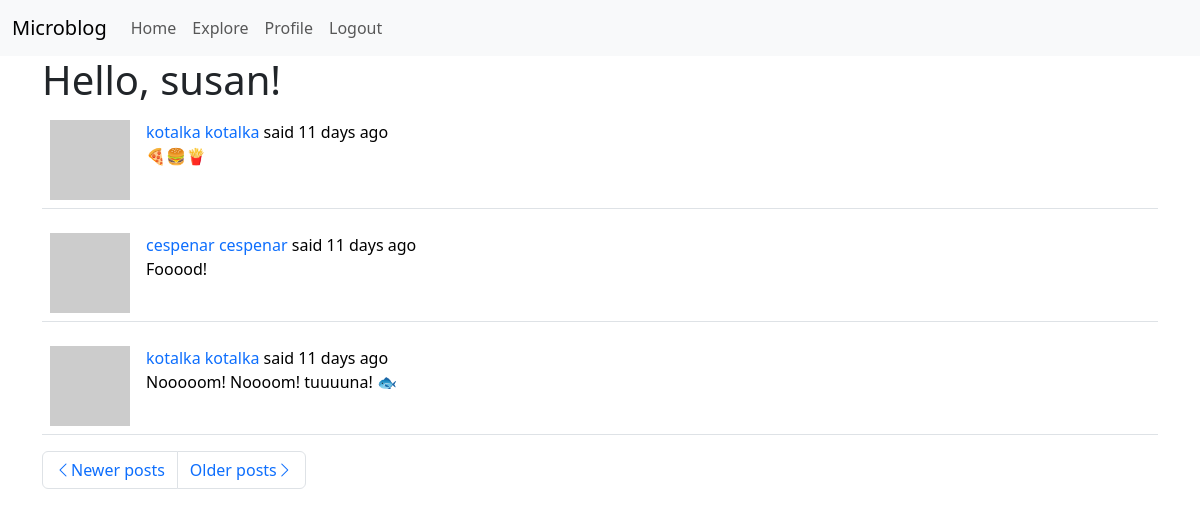
The app's page /explore?page=3 (signed in) with its own data.
### app/models.py (models this page shows, shortened)
class User(UserMixin, db.Model):
    id = db.Column(db.Integer, primary_key=True)
    username = db.Column(db.String(64), index=True, unique=True)
    email = db.Column(db.String(120), index=True, unique=True)
    password_hash = db.Column(db.String(128))
    posts = db.relationship('Post', backref='author', lazy='dynamic')
    about_me = db.Column(db.String(140))
    last_seen = db.Column(db.DateTime, default=datetime.utcnow)
    followed = db.relationship(
        'User',
        secondary=followers,
        primaryjoin=(followers.c.follower_id == id),
        secondaryjoin=(followers.c.followed_id == id),
        backref=db.backref('followers', lazy='dynamic'),
        lazy='dynamic'
    )
    def avatar(self, size):
        digest = md5(self.email.lower().encode('utf-8')).hexdigest()
        return f'https://www.gravatar.com/avatar/{digest}?d=identicon&s={size}'

class Post(db.Model):
    id = db.Column(db.Integer, primary_key=True)
    body = db.Column(db.String(140))
    timestamp = db.Column(db.DateTime, index=True, default=datetime.utcnow)
    user_id = db.Column(db.Integer, db.ForeignKey('user.id'))

### app/routes.py (the view)
@app.route('/explore')
@login_required
def explore():
    page = request.args.get('page', 1, type=int)
    posts = Post.query.order_by(Post.timestamp.desc()).paginate(
        page, app.config['POSTS_PER_PAGE'], False)
    next_url = url_for('explore',
                       page=posts.next_num) if posts.has_next else None
    prev_url = url_for('explore',
                       page=posts.prev_num) if posts.has_prev else None
    return render_template('index.html', title=_('Explore'), posts=posts.items,
                           next_url=next_url, prev_url=prev_url)

### app/models.py (called while the page is built)
@login.user_loader
def load_user(id):
    return User.query.get(int(id))

### app/routes.py (called while the page is built)
@app.before_request
def before_request():
    if current_user.is_authenticated:
        current_user.last_seen = datetime.utcnow()
        db.session.commit()
        g.locale = str(get_locale())

### app/templates/index.html (shortened to what this page needs)
{% extends "base.html" %}
{% from 'bootstrap/form.html' import render_form %}
{% block app_content %}
    <h1>{{ _('Hello, %(username)s!', username=current_user.username) }}</h1>
    {% for post in posts %}
        {% include '_post.html' %}
    {% endfor %}
    <nav aria-label="...">
        <ul class="pagination">
            <li class="page-item{% if not prev_url %} disabled{% endif %}">
                <a class="page-link" href="{{ prev_url or '#' }}"
                   aria-label="Previous">
                    <span class="bi-chevron-left"
                          aria-hidden="true"></span>{{ _('Newer posts') }}
                </a>
            </li>
            <li class="page-item{% if not next_url %} disabled{% endif %}">
                <a class="page-link" href="{{ next_url or '#' }}"
                   aria-label="Next">
                    {{ _('Older posts') }}<span class="bi-chevron-right"
                                                aria-hidden="true"></span>
                </a>
            </li>
        </ul>
    </nav>
{% endblock %}

### app/templates/_post.html (shortened to what this page needs)
<table class="table table-hover">
    <tr>
        <td style="width: 70px">
            <a href="{{ url_for('user', username=post.author.username) }}">
                <img src="{{ post.author.avatar(70) }}" alt="User avatar">
            </a>
        </td>
        <td>
            <a href="{{ url_for('user', username=post.author.username) }}">
                {{ post.author.username }}
            </a>
            {{ _('%(username)s said %(when)s',
                username=user_link, when=moment(post.timestamp).fromNow()) }}
            <br>
            {{ post.body }}
        </td>
    </tr>
</table>

### app/templates/base.html (style rules this page uses)
a { text-decoration: none; }

### records on screen
Post: author.username "kotalka", body "🍕🍔🍟"
Post: author.username "cespenar", body "Fooood!"
Post: author.username "kotalka", body "Nooooom! Noooom! tuuuuna! 🐟"
